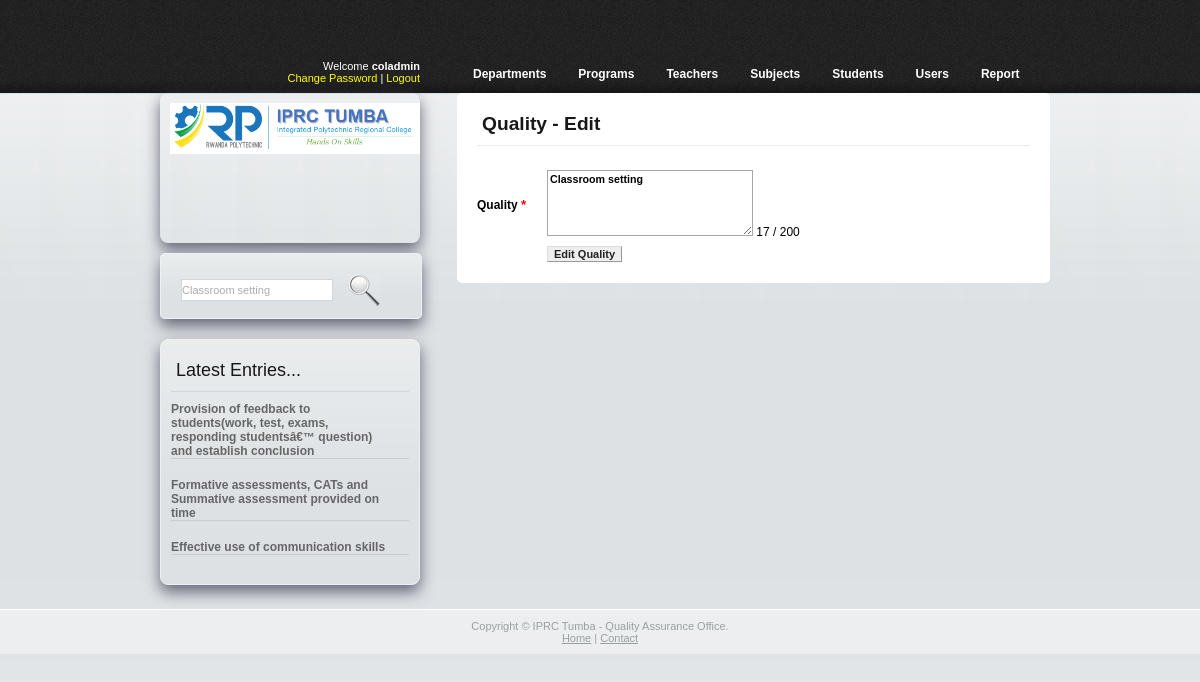
The page /admin/qualities_edit.php?id=1&keyword=Classroom setting (signed in) on the database its author committed.
### tables this page shows
CREATE TABLE `tbl_quality` (
  `quality_id` int(20) NOT NULL,
  `quality` varchar(300) NOT NULL,
  `Title` varchar(50) NOT NULL
);

### admin/qualities_edit.php (the view, shortened to what this page needs)
<?php
require_once("./includes/functions.php");
global $connPDO;
?>
<!DOCTYPE html PUBLIC "-//W3C//DTD XHTML 1.0 Transitional//EN" "http://www.w3.org/TR/xhtml1/DTD/xhtml1-transitional.dtd">
<html xmlns="http://www.w3.org/1999/xhtml">
<head>
	<link rel="stylesheet" type="text/css" href="css/style.css" />
	<link href="spry/textareavalidation/SpryValidationTextarea.css" rel="stylesheet" type="text/css" />
</head>
<body>
<div class="main">
	<?php
		echo plotHeaderMenuInfo("qualities_new.php");
	?>
	<div class="body">
		<div class="main_body">
			<h2>Quality - Edit</h2>
			<br/>
			<?php
				if(isset($_GET['id']))
				{
					$id				=	intval($_GET['id']);
					$qualitySelQry	=	"SELECT *  FROM `tbl_quality` WHERE `quality_id`={$id}";
					$qualitySelRes	=	$connPDO->query($qualitySelQry);
					$qualityNumRows	=	$qualitySelRes->rowCount();
					if($qualityNumRows)
					{
						$qualitySelArr	=	$qualitySelRes->fetch(PDO::FETCH_ASSOC);
						$qualities		=	$qualitySelArr['quality'];
					}
				}
			?>
			<form method = 'POST' action = "<?php echo $_SERVER['PHP_SELF'];?>">
			<table width ="550" border = '0' cellspacing = '0' cellpadding = '0'>
			<tr>
				<td width = '70' height = '30'>
					<strong>Quality  </strong>
					<span class = 'mandatory'>*</span>
				</td>
				<td height = '30'>
					<span id="TextArea1">
						<textarea class='typeproforms' name = 'qualities' id = 'qualities' rows = '5' cols='85'><?php echo trim($qualities);?></textarea>
						<span id="Countvalidta1"> </span> / 200
					</span>
				</td>
			</tr>
			<tr>
				<td>&nbsp;</td>
				<td height = '30'>
					<input type = 'submit' name = 'submit' class = 'button' value = 'Edit Quality' />
				</td>
			</tr>
		  	</table>
			</form>
			<br/>
		</div>
		<?php
			echo plotLogoDiv();
			echo plotSearchDiv('qualities_search.php');
			echo listQualities();
		?>
	</div>
</div>
<?php
	echo plotFooterDiv();
?>
</body>
</html>

### admin/includes/functions.php (shortened to what this page needs)
<?php
function plotHeaderMenuInfo($activemenuName) {
    if ($_SESSION['u_utype'] == "admin") {
        $menuNamesArr = array(
            "Departs" => "department_t_new.php",
            "Progs" => "department_new.php",
            "Tchr" => "teachers_new.php",
            "Course" => "subjects_new.php",
            "Qualties" => "qualities_new.php",
            "Stud" => "student_new.php",
            "Usr" => "users_new.php",
            "Reprt" => "current_class_wise.php",
            "Ansrs" => "answers_new.php"
        );
    } elseif ($_SESSION['u_utype'] == "coladmin") {
        $menuNamesArr = array(
            "Departments" => "department_t_new.php",
            "Programs" => "department_new.php",
            "Teachers" => "teachers_new.php",
            "Subjects" => "subjects_new.php",
            "Students" => "student_new.php",
            "Users" => "users_new.php",
            "Report" => "current_class_wise.php"
        );
    }
    echo "<div class='header'>
			<div class='header_text'>
			  <p align='right'>Welcome
				<strong>{$_SESSION['u_utype']}</strong><br/>
				<a href='change_password.php'>Change Password</a> | <a href='../admin/logout.php'>Logout</a>
			  </p>
			</div>";
    echo '<div class="menu">';
    echo '<ul>';
    foreach ($menuNamesArr as $menuName => $menuUrl) {
        if ($menuUrl == $activemenuName) {
            echo "<li><a href = '{$menuUrl}' class='active'>{$menuName}</a></li>";
        } else {
            echo "<li><a href = '{$menuUrl}'>{$menuName}</a></li>";
        }
    }
    echo '</ul>';
    echo '</div>';
    echo '</div>';
}
function plotLogoDiv($imgPath = "../admin/images/logo.png") {
    $logoImageDivStr = <<<ABC
	<div class="logo shadowEffect">
		<img src="{$imgPath}" alt="logo" />
	</div>
ABC;
    return $logoImageDivStr;
}
function listQualities() {
    global $connPDO;
    $listQualQuery = "SELECT * FROM `tbl_quality` ORDER BY `tbl_quality`.`quality_id`  DESC LIMIT 0,3";
    $listQualRes = $connPDO->query($listQualQuery);
    $listQualNumRows = $listQualRes -> rowCount();
    $listQualStr = "<div class='side_body shadowEffect'>
								<h2>Latest Entries...</h2>";
    if ($listQualNumRows) {
        while ($listQualArr = $listQualRes->fetch(PDO::FETCH_ASSOC)) {
            $listQualStr .= <<<ABC
				<div class='title'>
					<a href = "qualities_edit.php?id={$listQualArr['quality_id']}">
					{$listQualArr['quality']}
					</a>
				</div>
				<div class='clr' style='border-bottom:1px solid #CCCCCC;margin-bottom:5px;'>
				</div>
				<br/>
ABC;
        }
    } else {
        $listQualStr .= "<p><span class= 'error'>No Quality(s)</span></p>";
    }
    $listQualStr .= '</div>';
    return $listQualStr;
}
function plotFooterDiv() {
    $footerDivStr = <<<ABC
	<br/>
	<div class="footer">
		Copyright &copy IPRC Tumba - Quality Assurance Office. <br />
		<a href="http://iprctumba.rp.ac.rw/">Home</a> | <a href="http://iprctumba.rp.ac.rw/">Contact</a>
	</div>
	<div class="clr"></div>
ABC;
    return $footerDivStr;
}
function plotSearchDiv($searchActionFile) {
    $searchVal = (isset($_GET['keyword'])) ? $_GET['keyword'] : 'Search';
    $searchDiv = <<<ABC
				<div class="search" id='searchEffect'>
					<form action="{$searchActionFile}" method="get" name="search" onsubmit="if (document.search.keyword.value == 'Search'){ document.search.keyword.value = '';}"">
					<input name="keyword" type="text"  class="keywords" value="$searchVal"
						onfocus="if (document.search.keyword.value == 'Search'){ document.search.keyword.value = '';}"
						onblur="if (document.search.keyword.value == ''){ document.search.keyword.value = 'Search';}" />
					<input name="Search" type="image" src="images/search.gif" value="Search"  />
					</form>
				</div>
ABC;
    return $searchDiv;
}
        ?>

### admin/css/style.css (style rules this page uses)
body { margin:0; padding:0; background: none; width:100%; background:#fafbfb url(../images/bg.gif) top repeat-x; font:12px Arial, Helvetica, sans-serif }
html { padding:0; margin:0; }
.clr { clear:both; }
.main { width:900px; padding:0; margin:0 auto; }
.header { width:900px; margin:0; padding:0; height:93px; }
.header_text { height:93px; width:270px; margin:0; padding:0; border:none; float:left; }
.header_text p { font: normal 11px Arial, Helvetica, sans-serif; color:#FFFFFF; padding:60px 0 0 20px; margin:0; }
.header_text a { color:#FFFF00;text-decoration:none }
.menu { width:593px;margin:56px 0 0 0; padding:0; float:right; height:30px; }
.menu ul { margin:0; padding:0; list-style:none; }
.menu li { margin:0; padding:0; font:bold 12px Arial, Helvetica, sans-serif; color:#a6a6a6; float:left; }
.menu a { float:left; font:bold 12px Arial, Helvetica, sans-serif; color:#fff; padding:11px 16px; margin:0; text-decoration:none; }
.body { width:900px; margin:0; padding:0; }
.body h2 { font: normal 24px Arial, Helvetica, sans-serif; color:#181818; padding:10px 5px; margin:10px 0 10px 0; border-bottom:1px solid #e9ebec; }
.body a { color:#d34600; font:bold 12px Arial, Helvetica, sans-serif; text-decoration:none; }
.body img { float:left; margin:0; padding:20px; max-width:173px; max-height:150px; }
.logo { width:260px; height:150px; margin:0 10px 10px 10px; padding:20px 0 0 0; }
.logo img { margin:0; padding:0; max-height:107px; max-width:250px; }
.search { width:250px; height:44px; padding:20px 0 0 10px; margin:10px 10px; border:1px solid #eef0f1; background: url(images/bg_search.gif) top repeat-x; }
.search input.keywords { width:150px; height:20px; background:#fff; color:#acacac; font:normal 11px Arial, Helvetica, sans-serif; margin:5px 15px 0 10px; padding:0; border:1px solid #d2d6d8; float:left; }
.side_body { width:260px; padding:0 10px; margin:10px 10px; border:1px solid #eef0f1; background: #dde1e3 url(images/side_bg.gif) top repeat-x; float:left; }
.side_body h2 { font:normal 18px Arial, Helvetica, sans-serif; color:#171717; border-bottom:1px solid #d2d6d8; margin:0 0 10px 0; padding:10px 5px; }
.side_body a { font: bold 12px Arial, Helvetica, sans-serif; color:#666666; margin:0; padding:0; text-decoration:none; }
.side_body .title { float: left; font: bold 11px Arial, Helvetica, sans-serif; color:#363636; margin:0; padding:0; width:220px; margin:0; padding:0; }
.main_body { width :553px; padding :0 20px; margin :0; float :right; background :#fff; border-radius : 5px; -webkit-transition :-webkit-box-shadow 1s linear; -moz-transition :-moz-box-shadow 1s linear; }
.main_body h2 { font-family: "Trebuchet MS", sans-serif;font-size: 1.6em;font-weight:bold; }
.footer { background:#eceeef; text-align:center; font: normal 11px Arial, Helvetica, sans-serif; color:#99a0a3; margin:0; padding:10px 0; border-top:1px solid #fff; }
.footer a { font: normal 11px Arial, Helvetica, sans-serif; color:#99a0a3; }
.mandatory { font-size: 10pt; font-weight: bold; color: red; }
.button { font-family:Verdana, Arial, Helvetica, sans-serif; font-weight:bold; border-top: 1px solid #ddd; border-left: 1px solid #ddd; border-right: 1px solid #999; border-bottom: 1px solid #999; background-color: #eee; font-size: 11px; color: #222; }
.typeproforms { font-family: Verdana, Arial, Helvetica, sans-serif; font-size: 8pt; font-weight: bold; border: 1px solid #A7A8AA; width: 200px; }
.shadowEffect { padding : 10px 10px; -moz-box-sizing : border-box; -webkit-box-sizing : border-box; -moz-border-radius : 8px; -webkit-border-radius : 8px; -moz-box-shadow : 0px 7px 15px #667; -webkit-box-shadow : 0px 7px 15px #667; -webkit-transition : -webkit-box-shadow 1s linear; -moz-transition : -webkit-box-shadow 1s linear; }
#searchEffect { -webkit-border-radius : 5px; -moz-border-radius : 5px; -moz-box-shadow : 0px 7px 15px #667; -webkit-box-shadow : 0px 7px 15px #667; -webkit-transition : -webkit-box-shadow 1s linear; -moz-transition : -webkit-box-shadow 1s linear; }

### rows shown on the page
tbl_quality: qualities "Classroom setting"
tbl_quality: quality "Provision of feedback to students(work, test, exams, responding studentsâ€™ question) and establish conclusion"
tbl_quality: quality "Formative assessments, CATs and Summative assessment provided on time"
tbl_quality: quality "Effective use of communication skills"

### other values the page prints
$_SESSION['u_utype'] "coladmin"
$menuName "Departments"
$menuName "Programs"
$menuName "Teachers"
$menuName "Subjects"
$menuName "Students"
$menuName "Users"
$menuName "Report"
